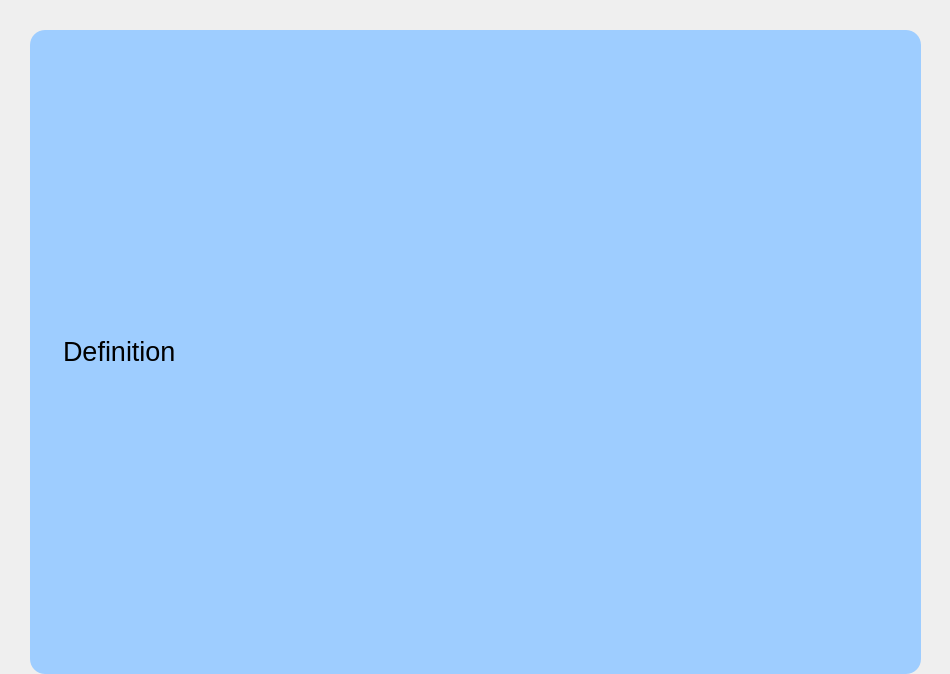
<?xml version="1.0" encoding="UTF-8"?>
<ui version="4.0">
 <class>Dialog</class>
 <widget class="QDialog" name="Dialog">
  <property name="geometry">
   <rect>
    <x>0</x>
    <y>0</y>
    <width>950</width>
    <height>674</height>
   </rect>
  </property>
  <property name="windowTitle">
   <string>Dialog</string>
  </property>
  <layout class="QGridLayout" name="gridLayout">
   <property name="leftMargin">
    <number>30</number>
   </property>
   <property name="topMargin">
    <number>30</number>
   </property>
   <property name="rightMargin">
    <number>29</number>
   </property>
   <property name="bottomMargin">
    <number>0</number>
   </property>
   <item row="0" column="0">
    <widget class="QLabel" name="Definition_2">
     <property name="sizePolicy">
      <sizepolicy hsizetype="Minimum" vsizetype="Minimum">
       <horstretch>0</horstretch>
       <verstretch>0</verstretch>
      </sizepolicy>
     </property>
     <property name="minimumSize">
      <size>
       <width>830</width>
       <height>500</height>
      </size>
     </property>
     <property name="maximumSize">
      <size>
       <width>1100</width>
       <height>16777215</height>
      </size>
     </property>
     <property name="contextMenuPolicy">
      <enum>Qt::ActionsContextMenu</enum>
     </property>
     <property name="toolTipDuration">
      <number>0</number>
     </property>
     <property name="layoutDirection">
      <enum>Qt::LeftToRight</enum>
     </property>
     <property name="styleSheet">
      <string notr="true">background-color: rgb(158, 205, 255);
font: 20pt &quot;Comic Sans MS&quot;;
border-radius: 15px;
padding-left:30px;</string>
     </property>
     <property name="text">
      <string>&lt;!DOCTYPE HTML PUBLIC &quot;-//W3C//DTD HTML 4.0//EN&quot; &quot;http://www.w3.org/TR/REC-html40/strict.dtd&quot;&gt;
&lt;html&gt;&lt;head&gt;&lt;meta name=&quot;qrichtext&quot; content=&quot;1&quot; /&gt;&lt;style type=&quot;text/css&quot;&gt;
p, li { white-space: pre-wrap; }
&lt;/style&gt;&lt;/head&gt;&lt;body style=&quot; font-family:'Comic Sans MS'; font-size:20pt; font-weight:400; font-style:normal;&quot;&gt;
&lt;html&gt;&lt;body style='white-space: pre-wrap;'&gt;&lt;/body&gt;&lt;/html&gt;

&lt;p style=&quot; margin-top:0px; margin-bottom:0px; margin-left:0px; margin-right:0px; -qt-block-indent:0; text-indent:0px;&quot;&gt;Definition &lt;/p&gt;&lt;/body&gt;&lt;/html&gt;</string>
     </property>
     <property name="alignment">
      <set>Qt::AlignLeading|Qt::AlignLeft|Qt::AlignVCenter</set>
     </property>
     <property name="wordWrap">
      <bool>false</bool>
     </property>
     <property name="openExternalLinks">
      <bool>false</bool>
     </property>
    </widget>
   </item>
  </layout>
 </widget>
 <resources>
  <include location="../images/icons.qrc"/>
 </resources>
 <connections/>
</ui>
